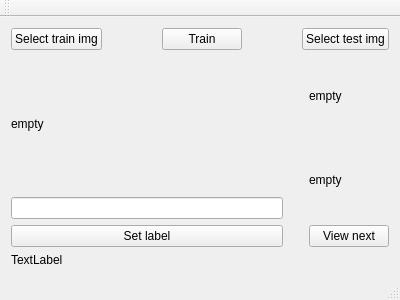
<?xml version="1.0" encoding="UTF-8"?>
<ui version="4.0">
 <class>MainWindow</class>
 <widget class="QMainWindow" name="MainWindow">
  <property name="geometry">
   <rect>
    <x>0</x>
    <y>0</y>
    <width>400</width>
    <height>300</height>
   </rect>
  </property>
  <property name="windowTitle">
   <string>MainWindow</string>
  </property>
  <widget class="QWidget" name="centralWidget">
   <layout class="QVBoxLayout" name="verticalLayout_2">
    <item>
     <layout class="QHBoxLayout" name="horizontalLayout">
      <item>
       <widget class="QPushButton" name="pushButton">
        <property name="text">
         <string>Select train img</string>
        </property>
       </widget>
      </item>
      <item>
       <spacer name="horizontalSpacer_2">
        <property name="orientation">
         <enum>Qt::Horizontal</enum>
        </property>
        <property name="sizeHint" stdset="0">
         <size>
          <width>40</width>
          <height>20</height>
         </size>
        </property>
       </spacer>
      </item>
      <item>
       <widget class="QPushButton" name="pushButton_4">
        <property name="text">
         <string>Train</string>
        </property>
       </widget>
      </item>
      <item>
       <spacer name="horizontalSpacer">
        <property name="orientation">
         <enum>Qt::Horizontal</enum>
        </property>
        <property name="sizeHint" stdset="0">
         <size>
          <width>40</width>
          <height>20</height>
         </size>
        </property>
       </spacer>
      </item>
      <item>
       <widget class="QPushButton" name="pushButton_2">
        <property name="text">
         <string>Select test img</string>
        </property>
       </widget>
      </item>
     </layout>
    </item>
    <item>
     <layout class="QHBoxLayout" name="horizontalLayout_2">
      <item>
       <layout class="QVBoxLayout" name="verticalLayout_4">
        <item>
         <widget class="QLabel" name="TextLabel_unlabeled">
          <property name="text">
           <string>empty</string>
          </property>
         </widget>
        </item>
        <item>
         <widget class="QLineEdit" name="lineEdit_label">
          <property name="text">
           <string/>
          </property>
         </widget>
        </item>
        <item>
         <widget class="QPushButton" name="Button_set_label">
          <property name="text">
           <string>Set label</string>
          </property>
         </widget>
        </item>
       </layout>
      </item>
      <item>
       <spacer name="verticalSpacer">
        <property name="orientation">
         <enum>Qt::Vertical</enum>
        </property>
        <property name="sizeHint" stdset="0">
         <size>
          <width>20</width>
          <height>40</height>
         </size>
        </property>
       </spacer>
      </item>
      <item>
       <layout class="QVBoxLayout" name="verticalLayout_3">
        <item>
         <widget class="QLabel" name="TextLabel_recognized">
          <property name="text">
           <string>empty</string>
          </property>
         </widget>
        </item>
        <item>
         <widget class="QLabel" name="TextLabel_label">
          <property name="text">
           <string>empty</string>
          </property>
         </widget>
        </item>
        <item>
         <widget class="QPushButton" name="pushButton_3">
          <property name="text">
           <string>View next</string>
          </property>
         </widget>
        </item>
       </layout>
      </item>
     </layout>
    </item>
    <item>
     <widget class="QLabel" name="label_status">
      <property name="text">
       <string>TextLabel</string>
      </property>
     </widget>
    </item>
   </layout>
  </widget>
  <widget class="QMenuBar" name="menuBar">
   <property name="geometry">
    <rect>
     <x>0</x>
     <y>0</y>
     <width>400</width>
     <height>29</height>
    </rect>
   </property>
  </widget>
  <widget class="QToolBar" name="mainToolBar">
   <attribute name="toolBarArea">
    <enum>TopToolBarArea</enum>
   </attribute>
   <attribute name="toolBarBreak">
    <bool>false</bool>
   </attribute>
  </widget>
  <widget class="QStatusBar" name="statusBar"/>
 </widget>
 <layoutdefault spacing="6" margin="11"/>
 <resources/>
 <connections/>
</ui>
